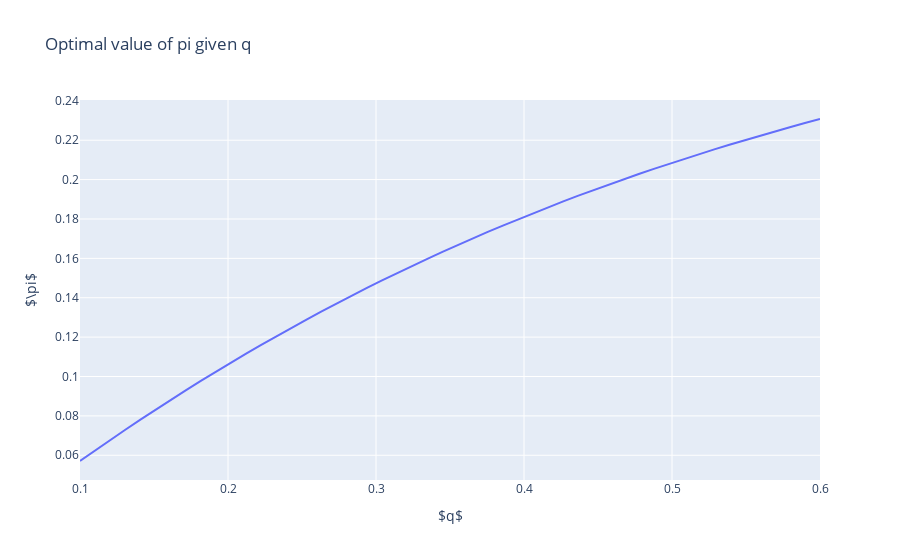

Notebook code cell kept with this figure:
### Code cell
## Plot pi_thilde given q in range [0.1, 0.6]
y_axis = np.array(pi_opt())
x_axis = np.linspace(0.1, 0.6)
fig2 = px.line(x = x_axis, y = y_axis, title = 'Optimal value of pi given q',
              labels=dict(x ="$q$", y ="$\pi$"))
fig2.show()

### Figure 1 — Plotly figure (JSON) as saved in the notebook; plotly's stock layout.template omitted (floating-point values rounded to 4 significant figures)
{"data": [{"hovertemplate": "$q$=%{x}<br>$\\pi$=%{y}<extra></extra>", "legendgroup": "", "line": {"color": "#636efa", "dash": "solid"}, "marker": {"symbol": "circle"}, "mode": "lines", "name": "", "orientation": "v", "showlegend": false, "type": "scatter", "x": [0.1, 0.1102, 0.1204, 0.1306, 0.1408, 0.151, 0.1612, 0.1714, 0.1816, 0.1918, 0.202, 0.2122, 0.2224, 0.2327, 0.2429, 0.2531, 0.2633, 0.2735, 0.2837, 0.2939, 0.3041, 0.3143, 0.3245, 0.3347, 0.3449, 0.3551, 0.3653, 0.3755, 0.3857, 0.3959, 0.4061, 0.4163, 0.4265, 0.4367, 0.4469, 0.4571, 0.4673, 0.4776, 0.4878, 0.498, 0.5082, 0.5184, 0.5286, 0.5388, 0.549, 0.5592, 0.5694, 0.5796, 0.5898, 0.6], "xaxis": "x", "y": [0.05709, 0.06247, 0.06776, 0.07297, 0.0781, 0.08314, 0.08809, 0.09297, 0.09775, 0.1025, 0.1071, 0.1116, 0.1161, 0.1204, 0.1247, 0.1289, 0.1331, 0.1371, 0.1411, 0.145, 0.1488, 0.1525, 0.1562, 0.1598, 0.1633, 0.1667, 0.1701, 0.1734, 0.1766, 0.1798, 0.1829, 0.1859, 0.1889, 0.1918, 0.1947, 0.1975, 0.2002, 0.2028, 0.2055, 0.208, 0.2105, 0.213, 0.2154, 0.2177, 0.22, 0.2222, 0.2244, 0.2266, 0.2287, 0.2308], "yaxis": "y"}], "layout": {"legend": {"tracegroupgap": 0}, "title": {"text": "Optimal value of pi given q"}, "xaxis": {"anchor": "y", "domain": [0, 1], "title": {"text": "$q$"}}, "yaxis": {"anchor": "x", "domain": [0, 1], "title": {"text": "$\\pi$"}}}}
